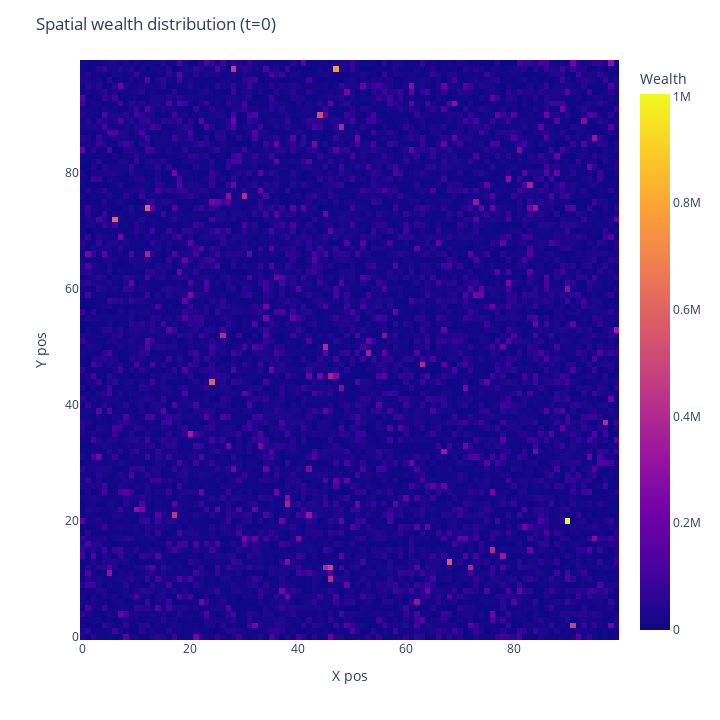

Notebook source saved alongside this figure:
### Markdown cell above
# PART 2: Experiments
### - Experiment 1: Highly segregated / Large custers (example):

### Code cell
# Define model parameters
heigth, width = 100, 100
density = 0.9
fixed_areas_pc = 0.0
popilation_sizes = [0.8, 0.2]
homophily = 5
cluster_threshold = 4

# Create the model
model = Schelling(heigth, width, density, fixed_areas_pc, popilation_sizes, homophily, cluster_threshold)

# Plot starting type/wealth distribution
plot2D_modelTypes(model)
plot2D_modelWealth(model)

# Run the model
steps = 100
for i in range(steps):
    model.step()

### Figure 1 — Plotly figure (JSON) as saved in the notebook; plotly's stock layout.template omitted (floating-point values rounded to 4 significant figures; data arrays with more than 128 entries replaced by an {"elided": "..."} marker saying what was removed)
{"data": [{"coloraxis": "coloraxis", "histfunc": "sum", "hovertemplate": "x_pos=%{x}<br>y_pos=%{y}<br>sum of wealth=%{z}<extra></extra>", "name": "", "nbinsx": 100, "nbinsy": 100, "type": "histogram2d", "x": {"elided": "8958 int values"}, "xaxis": "x", "xbingroup": "x", "y": {"elided": "8958 int values"}, "yaxis": "y", "ybingroup": "y", "z": {"elided": "8958 float values"}}], "layout": {"coloraxis": {"colorbar": {"title": {"text": "Wealth"}}, "colorscale": [[0, "#0d0887"], [0.1111, "#46039f"], [0.2222, "#7201a8"], [0.3333, "#9c179e"], [0.4444, "#bd3786"], [0.5556, "#d8576b"], [0.6667, "#ed7953"], [0.7778, "#fb9f3a"], [0.8889, "#fdca26"], [1, "#f0f921"]]}, "height": 720, "legend": {"tracegroupgap": 0}, "margin": {"t": 60}, "title": {"text": "Spatial wealth distribution (t=0)"}, "width": 720, "xaxis": {"anchor": "y", "domain": [0, 1], "title": {"text": "X pos"}}, "yaxis": {"anchor": "x", "domain": [0, 1], "title": {"text": "Y pos"}}}}
